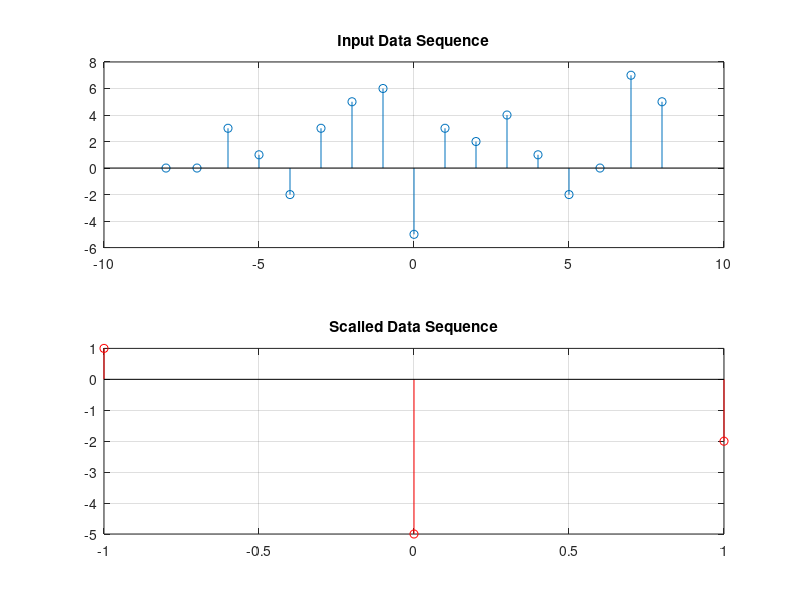

Reproduce this figure in MATLAB.
% matlab code for time scalling operation
% Pranaba K. Mishro, VSS University of Technology, Burla
% For student reference purpose only
clc; close all; clear all;
x=[0 0 3 1 -2 3 5 6 -5 3 2 4 1 -2 0 7 5];
N=[-8:8];
l=length(N);
n=input('Enter the scalling factor: ') % n=2/3
y=zeros(1,l);
for i=1:l
        if mod(N(i),n)==0
        y(i)=1;
        end
end
y;

j=1
for i=1:l
           if y(i)==1
                p(j)=x(i);
                j=j+1;
           end
end
e=floor(length(p)/2);
nf=-e:e;
subplot(2,1,1)
stem(N,x)
grid on;
title('Input Data Sequence')
subplot(2,1,2)
stem(nf,p,'r')
grid on;
title('Scalled Data Sequence')